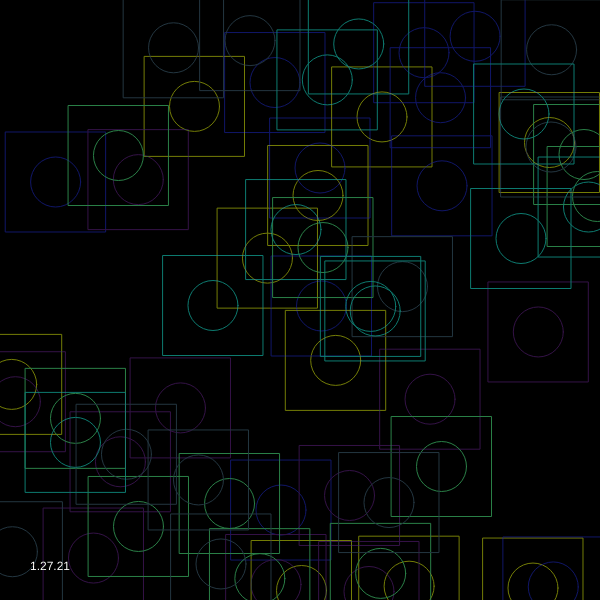
Frame 1 (no input)
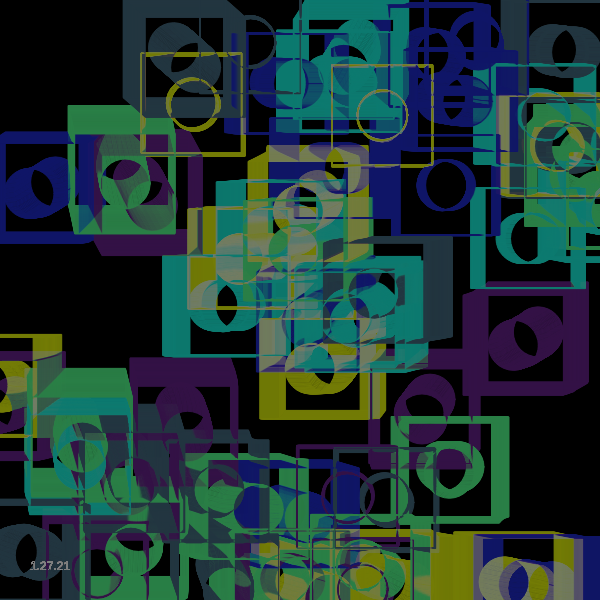
Frame 60 (no input)
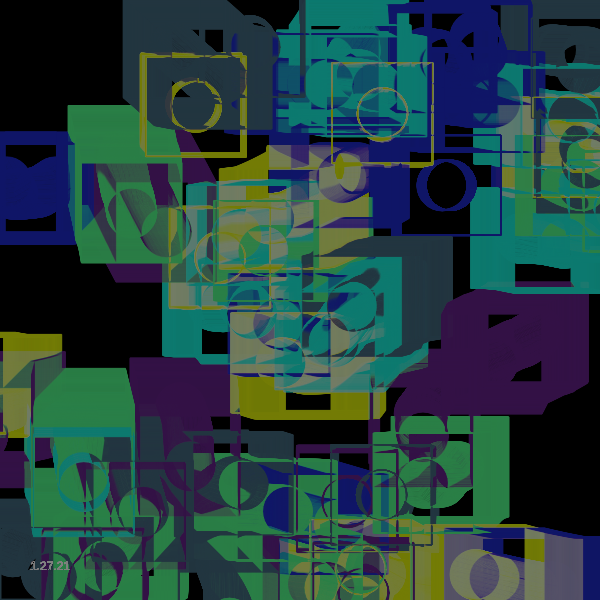
Frame 120 (the mouse pressed at the canvas centre since frame 60)

The p5.js sketch that drew these frames (run headless with seeded random() and noise() and a simulated clock; from frame 60 on, the mouse is pressed at the canvas centre):

// p5.js sketch
// ── sketch.js
/*
Forked from Justin Turner's perlin color sketch
*/

const unit = 1.5;
const nums = 10;//Math.round((screen.width + screen.height) / (unit));
const noiseScale = 500;

let a, b, c, d, e, f;
let group1;
let ac, bc, cc, aColor, bColor, cColor;
let sizes = [unit, unit];

/////////////////////////////////////////////////////////////////

function setup() {
    var canvas;
    if(windowWidth>=600 && windowHeight >=600){
      canvas = createCanvas(600, 600);
    }
    else{
      canvas = createCanvas(windowWidth, windowHeight - 100);
    }

    var x = (windowWidth - width) / 2;
    var y = (windowHeight - height) / 2;

    canvas.position(x, y);
    background(0);

    angleMode(DEGREES);
    noStroke();

    a = new ParticleGroup(color(rCol(128)), nums, sizes);
    b = new ParticleGroup(color(rCol(128)), nums, sizes);
    c = new ParticleGroup(color(rCol(128)), nums, sizes);
    d = new ParticleGroup(color(rCol(128)), nums, sizes);
    e = new ParticleGroup(color(rCol(128)), nums, sizes);
    f = new ParticleGroup(color(rCol(128)), nums, sizes);

    group1=[a,b,c,d,e,f];
    
    for (let group of group1){
      ParticleGroup.populate(group);
    }
    blendMode(DIFFERENCE)
}

/////////////////////////////////////////////////////////////////////////////

function draw() {

  for (let group of group1) {
    group.update();

  }

  fill(255);
  noStroke();
  text("1.27.21", 30, height-30)
}

/////////////////////////////////////////////////////////////////////////

class ParticleGroup {

  static populate(aGroup) {
    for (let i = 0; i < aGroup.amount; i++) {
      let newParticle = new Particle(rInc(width, unit), rInc(height, unit),random([aGroup.sizeRange[0], aGroup.sizeRange[1]]));
      aGroup.container.push(newParticle);
    }
  }

  constructor(color, amount, sizeRange = [0.1, 0.3]) {

    this.color = color;
    this.sizeRange = sizeRange;
    this.amount = amount;
    this.container = [];
    this.populated = false;
  }

  update() {
    for (let particles of this.container) {
      stroke(this.color)
      // strokeWeight(10)
      particles.move();
      particles.checkEdge();
      particles.display();
    }
  }
}

/////////////////////////////////////////////////////////////////////////

class Particle {
  constructor(x, y, size) {
    this.angle = noise(x / noiseScale, y / noiseScale);
    this.pos = createVector(x, y);
    this.speed = size/3
    this.size = size;
    this.dir = createVector(cos(this.angle), sin(this.angle));
    this.noiseScale = noiseScale;

  }

  move() {
    this.angle = noise(this.pos.x / this.noiseScale, this.pos.y / this.noiseScale);
    this.angle *=360
    this.angle = (ceil(360*Math.cos(radians(this.angle>>this.dir.heading())))&this.angle);
    
    this.dir.x = cos(this.angle);
    this.dir.y = sin(this.angle);
    this.dir.rotate(radians(this.pos.heading()*this.angle/this.dir.mag()));
    
    this.dir.x *= this.speed;
    this.dir.y *= this.speed;
    this.pos.x += this.dir.x;
    this.pos.y += this.dir.y;

  }

  checkEdge() {
    if (this.pos.x < width-width*1.1 || this.pos.x > width*1.1 || this.pos.y < height-height*1.1 || this.pos.y > height*1.1) {
      this.pos.x = round(random(width) / unit) * unit;
      this.pos.y = round(random(height) / unit) * unit;
    }
  }

  display() {
    noFill();
    rectMode(CENTER);
    circle(this.pos.x, this.pos.y,50, 50)
    rect(this.pos.x, this.pos.y,100, 100)
  }
}

//////////////////////////////////////////////////////////////////////

function rCol(alpha = 255) {
  return [Math.random() * 255, Math.random() * 255, Math.random() * 255, alpha];
}

function rInc(input, increment){
  return Math.round((Math.random()*input)/increment) * increment;
}

function rRange(minimum, maximum){
  return minimum + Math.random() * (maximum - minimum);
}
